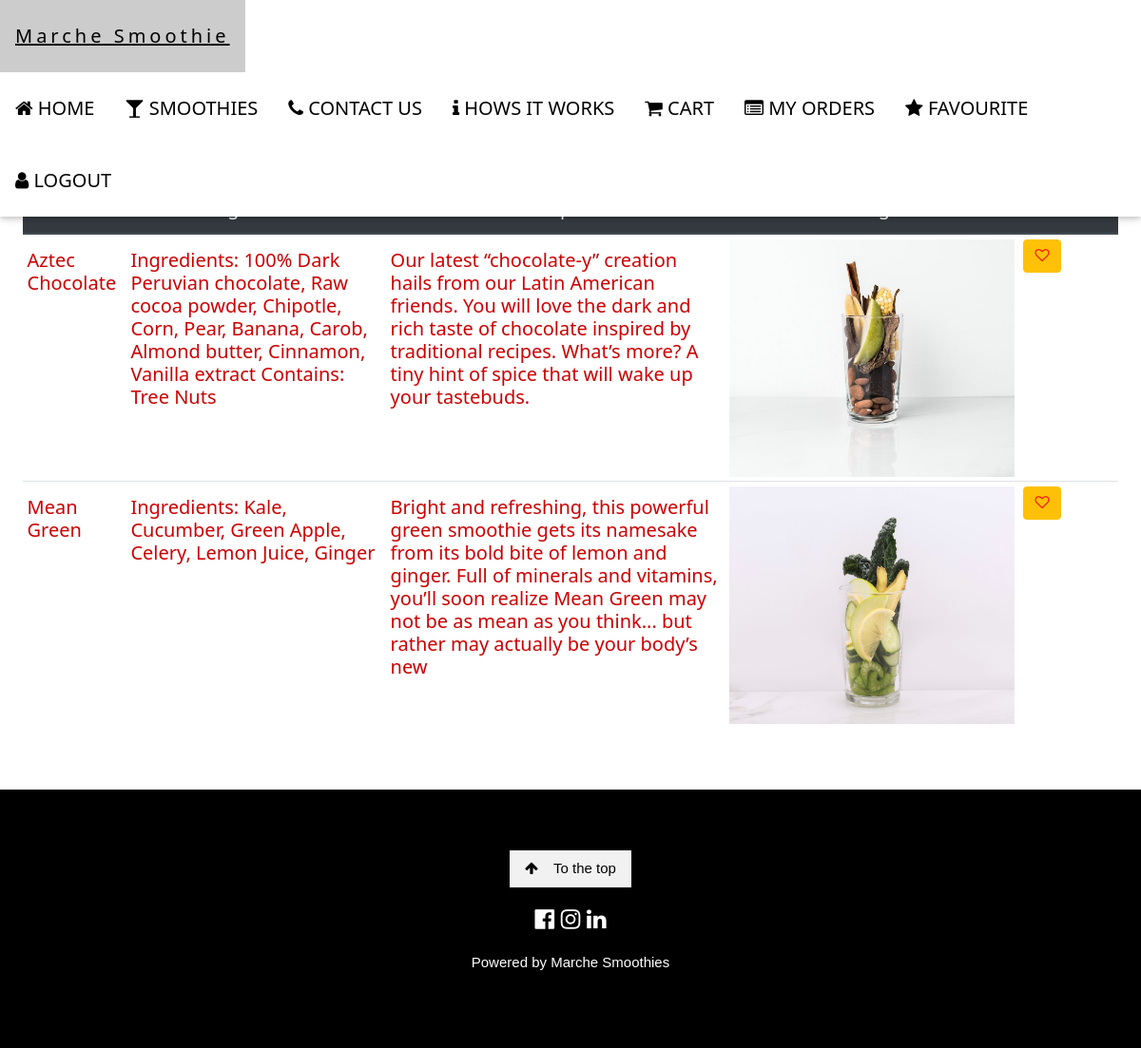
Screenshot of /marche/favourite.php (signed in) with the database file from the repository.
### tables this page shows
CREATE TABLE `smoothies` (
  `ID` int(12) NOT NULL,
  `S_NAME` varchar(50) NOT NULL,
  `INGREDIENT` varchar(255) NOT NULL,
  `DESCRIPTION` varchar(255) NOT NULL,
  `IMAGE` varchar(100) NOT NULL
);

### marche/classes/Favourite.php (called while the page is built, shortened)
<?php
class Favourite{
	public static function ReadFavourite($U_ID){
			try{
				$query = "SELECT s.ID ,s.S_NAME , s.INGREDIENT, s.DESCRIPTION, s.IMAGE FROM smoothies s ,favourite f where s.ID = f.SM_ID AND f.U_ID =".$U_ID;
				$database = Database::Get_Instance();
		    	$connection = $database->Get_Connection();
				$statement  = $connection->prepare($query);
				$statement->execute();
				$result = $statement->fetchAll(PDO::FETCH_ASSOC);
			return $result;
		}catch(PDOException $e){
			echo "Query Failed : ".$e->getMessage();
		}
	}
}
?>

### marche/favourite.php (the view, shortened to what this page needs)
<?php include "includes/head.php"?>
<?php include "includes/navbar.php"?>
<?php include "classes/Favourite.php"?>
<div class="w3-container" style="padding:50px 16px">
  <h1 class="w3-center">Your Favourite Smoothies</h1>
  <div class="w3-row-padding " style="margin-top:64px">
<?php
echo "<table border = '0' class='table table-sm table-responsive table-hover'>";
			echo "<thead class='thead-dark text-center justify'>";
				echo '<tr>';
				   echo '<th><h4>Smoothie Name</h4></th>';
					echo '<th><h4>Ingredient</h4></th>';
					echo '<th><h4>Description</h4></th>';
					echo '<th><h4>Image</h4></th>';
					echo '<th><h4>Delete Favourite</h4></th>';
				echo "</tr>";
            echo "</thead>";
			$result = Favourite::ReadFavourite($_SESSION['ID']);
		foreach($result as $row){
			echo "<tr>";
				echo "<td>";
					echo "<font color = #CC0000>";
						echo "<h4>". $row['S_NAME']."</h4>";
				echo "</td>";
				echo "<td>";
					echo "<font color = #CC0000>";
						echo "<h4>". $row['INGREDIENT']."</h4>";
				echo "</td>";
				echo "<td>";
					echo "<font color = #CC0000>";
						echo "<h4>". $row['DESCRIPTION']."</h4>";
				echo "</td>";
				echo "<td >";
					echo '<img src= "img/'.$row['IMAGE']." \" height = '250px' width = '300px'>";
				echo "</td>";
				echo "<td>";
					echo "<a href='favourite.php?DEL_FAV_SM_ID=".$row['ID']."' ><button type='button' class='btn btn-push btn-warning btn-xs' title='ADD TO FAVOURITE' ><i class='fa fa-heart-o' style='color:red'></i></button></a>";
				echo "</td>";
			echo "</tr>";
		}
		echo "</table>";
    ?>
  </div>
</div>
<?php include "includes/footer.php"?>

### rows the page displays
smoothies: S_NAME "Aztec Chocolate", INGREDIENT "Ingredients: 100% Dark Peruvian chocolate, Raw cocoa powder, Chipotle, Corn, Pear, Banana, Carob, Almond butter, Cinnamon, Vanilla extract Contains: Tree Nuts", DESCRIPTION "Our latest “chocolate-y” creation hails from our Latin American friends. You will love the dark and rich taste of chocolate inspired by traditional recipes. What’s more? A tiny hint of spice that will wake up your tastebuds.", IMAGE (picture)
smoothies: S_NAME "Mean Green", INGREDIENT "Ingredients: Kale, Cucumber, Green Apple, Celery, Lemon Juice, Ginger", DESCRIPTION "Bright and refreshing, this powerful green smoothie gets its namesake from its bold bite of lemon and ginger. Full of minerals and vitamins, you’ll soon realize Mean Green may not be as mean as you think... but rather may actually be your body’s new", IMAGE (picture)
